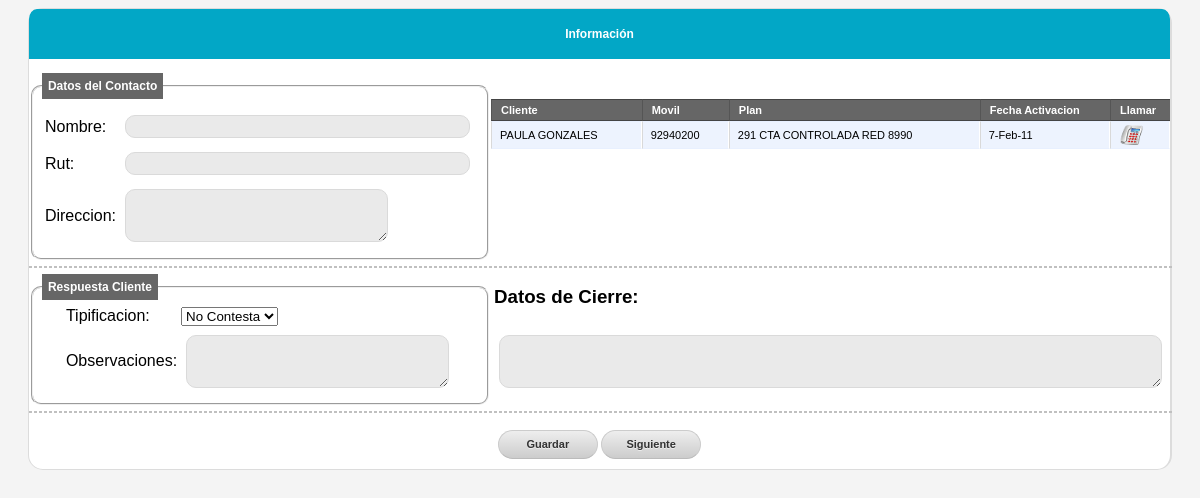
The page /Contenido.php (signed in) on the database its author committed.
### tables this page shows
CREATE TABLE `clientes` (
  `ID` int(11) NOT NULL AUTO_INCREMENT,
  `NOMBRE` varchar(50) NOT NULL,
  `APELLIDOS` varchar(50) NOT NULL,
  `RUT` varchar(30) NOT NULL,
  `DIRECCION` varchar(250) NOT NULL,
  `TELEFONO` varchar(20) NOT NULL,
  `FECHA_REGISTRO` varchar(20) NOT NULL,
  `ID_PLAN` int(11) NOT NULL,
  `VISIBLE` int(11) NOT NULL DEFAULT '0',
  PRIMARY KEY (`ID`),
  UNIQUE KEY `ID_PLAN` (`ID_PLAN`),
  UNIQUE KEY `ID_PLAN_2` (`ID_PLAN`)
);

CREATE TABLE `plan_clientes` (
  `ID` int(11) NOT NULL AUTO_INCREMENT,
  `NOMBRE_PLAN` varchar(50) NOT NULL,
  `FECHA_ACTIVACION` varchar(20) NOT NULL,
  `TELEFONO` varchar(20) NOT NULL,
  `ESTATUS` int(11) NOT NULL DEFAULT '0',
  PRIMARY KEY (`ID`)
);

### Contenido.php (the view, shortened to what this page needs)
<link href="css/Estilo.css" rel="stylesheet" type="text/css"/>
<?php
	include('Conexion_Abrir.php');
	$idUpdate = 0;
?>
<!DOCTYPE html PUBLIC "-//W3C//DTD XHTML 1.0 Transitional//EN"
"http://www.w3.org/TR/xhtml1/DTD/xhtml1-transitional.dtd">
<html xmlns="http://www.w3.org/1999/xhtml">
<head>
<link rel="stylesheet" href="css/tablasmostrar.css">
</head>
<body style="background-image: url(imagenes/Fondo.jpg);" onload="document.getElementById('loader').style.display='none';">
<center>
<form name="Contenido" id="Contenido" method="post" action="" onsubmit="ValidarRequeridos(); return false">
<table width='70%' border='0' class='ventanas' cellspacing='0' cellpadding='0'>
<tr>
	<td  colspan=2 class='tabla_ventanas' height='10' align='center'>Información</td>
</tr>
<tr>
<td>
<fieldset>
<legend><strong>Datos del Contacto</strong></legend>
<center>
<table border=0>
<tr>
<td colspan=2><input type="hidden" name="txtId" id="txtId"/></td>
</tr>
<tr>
<td>Nombre: </td><td><input type="text" disabled name="txtNombre" id="txtNombre" class="CajaTexto" size="40" x-webkit-speech="true"/></td>
</tr>
<tr>
<td>Rut: </td><td><input type="text" disabled name="txtRut" id="txtRut" class="CajaTexto" size="40" x-webkit-speech="true"/></td>
</tr>
<tr>
<td>Direccion: </td><td><textarea disabled name="txtDireccion" id="txtDireccion" class="CajaTexto" rows="3" cols="30"></textarea></td>
</tr>
</table>
</center>
</fieldset>
</td>
<td>
<table id="table" border=0 cellpadding="0" cellspacing="0">
<thead>
<tr>
<th>Cliente</th>
<th>Movil</th>
<th>Plan</th>
<th>Fecha Activacion</th>
<th>Llamar</th>
</thead>
<tbody id="tbody">
<?PHP
$contador = 0;
$sql      = "SELECT C.ID AS ID,C.NOMBRE AS NOMBRECLIENTE, C.APELLIDOS AS APELLIDOSCLIENTE, C.RUT AS RUT, C.TELEFONO AS TELEFONOCLIENTE, P.NOMBRE_PLAN AS NOMBRE_PLAN";
$sql      = $sql.", P.FECHA_ACTIVACION AS FECHA_ACTIVACION,C.DIRECCION as DIRECCION FROM clientes AS C INNER JOIN plan_clientes AS P ON C.ID_PLAN = P.ID  WHERE VISIBLE=0 ORDER BY RAND()
LIMIT 1";
$rs       = mysql_query($sql,$conexion);
if(mysql_num_rows($rs)!=0){
	while($rows = mysql_fetch_assoc($rs)){
		$contador	 = $contador + 1;
		$body		 = "odd";
		if($contador%2){$body="even";}
		$idUpdate = $rows['ID'];
		echo '<tr class="'.$body.'">';
		echo '<td>'.$rows['NOMBRECLIENTE'].' '.$rows['APELLIDOSCLIENTE'].'</td>';
		echo '<td>'.$rows['TELEFONOCLIENTE'].'</td>';
		echo '<td>'.$rows['NOMBRE_PLAN'].'</td>';
		echo '<td>'.$rows['FECHA_ACTIVACION'].'</td>';
		echo '<td>';
?>
		<img src="imagenes/phone-icon.png" style="cursor:pointer;" onclick="TraeDatosCliente('<?php echo $rows['NOMBRECLIENTE'].' '.$rows['APELLIDOSCLIENTE'];?>','<?php echo $rows['RUT']; ?>','<?php echo $rows['DIRECCION']; ?>','<?php echo $rows['ID']; ?>')" title= "LLAMAR A <?php echo $rows['TELEFONOCLIENTE']; ?>" width="25px" height="20px"/>
<?php
		echo '</td>';
		echo '</tr>';
	}
}
?>
</tbody>
</table>
<br/><br/><br/><br/><br/>
</td>
</tr>
<tr><td colspan="2"><hr/></td></tr>
<tr>
<td>
<fieldset>
<legend><strong>Respuesta Cliente</strong></legend>
<center>
<table>
<tr>
<td>Tipificacion: </td><td>
<select name="Tipificacion">
<?php
	$sqlx = "SELECT * FROM tipificacion Order by DESCRIPCION";
	$rsx  = mysql_query($sqlx,$conexion);
	if(mysql_num_rows($rsx)!=0){
		while($row = mysql_fetch_assoc($rsx)){
			echo "<option value='".$row['ID']."'>".$row['DESCRIPCION']."</option>";
		}
	}
?>
</select>
</td>
</tr>
<tr>
<td>Observaciones: </td><td><textarea name="txtObservacion" class="CajaTexto" rows="3" cols="30"></textarea></td>
</tr>
</table>
</center>
</fieldset>
</td>
<td>
<table>
<tr>
<td colspan="2"><h3>Datos de Cierre: </h3></td>
</tr>
<tr>
<td colspan="2"><textarea name="txtDatos" class="CajaTexto" rows="3" cols="80"></textarea></td>
</tr>
</table>
</td>
</tr>
<tr>
<td colspan=2 align='center'><hr/></td>
</tr>
<tr>
<td height='50' colspan=2 align='center'><button class="clean-gray"> Guardar </button> <button class="clean-gray" onclick="refresh(<?php echo $idUpdate; ?>);"> Siguiente </button> </td>
</tr>
</table>
</form>
</center>
</body>
</html>

### css/Estilo.css (style rules this page uses)
hr { border: 1px dashed #C0C0C0; height: 0; width: 100%; }
.tabla_ventanas { color: #ffffff; height:50px; border-right : #DCDCDC 0px solid; border-top : #DCDCDC 0px solid; border-bottom: #DCDCDC 0px solid; border-left : #DCDCDC 0px solid; font-style: normal; font-family: Arial; font-weight: BOLD; font-size: 12px; background-color: #02a7c6; padding-right : 0px; padding-left : 0px; padding-top : 0px; padding-bottom: 0px; border-collapse:separate; border-spacing:0px 0px 0px 0px; border-top-left-radius: 8px 10px; border-top-right-radius:8px 10px; }
.ventanas { border-right : #DCDCDC 2px solid; border-top : #DCDCDC 1px solid; border-bottom: #DCDCDC 1px solid; border-left : #DCDCDC 1px solid; font-style: normal; font-family: Arial; font-weight: normal; font-size: 12px; background-color: #ffffff; padding-right : 0px; padding-left : 0px; padding-top : 0px; padding-bottom: 0px; border-collapse:separate; border-spacing:0px 0px 0px 0px; border-radius: 5px 0px 0px 0px; -moz-border-radius: 5px 30px 45px 60px; -webkit-border-radius: 15px; }
.CajaTexto { display: inline-block; margin: 5px; border: 1px solid #dadada; background-color: #eaeaea; padding: 3px; color: #404040; -webkit-border-radius: 6px; -moz-border-radius: 6px; border-radius: 10px; }
button.clean-gray { background-color: #eeeeee; background-image: -webkit-gradient(linear, left top, left bottom, color-stop(0%, #eeeeee), color-stop(100%, #cccccc)); background-image: -webkit-linear-gradient(top, #eeeeee, #cccccc); background-image: -moz-linear-gradient(top, #eeeeee, #cccccc); background-image: -ms-linear-gradient(top, #eeeeee, #cccccc); background-image: -o-linear-gradient(top, #eeeeee, #cccccc); background-image: linear-gradient(top, #eeeeee, #cccccc); border: 1px solid #ccc; border-bottom: 1px solid #bbb; border-radius: 18px; color: #333; font: bold 11px/1 "Lucida Grande", "Lucida Sans Unicode", "Lucida Sans", Geneva, Verdana, sans-serif; padding: 8px 0; text-align: center; text-shadow: 0 1px 0 #eee; width: 100px; }

### css/tablasmostrar.css (style rules this page uses)
body { color: black; }
#table { -moz-user-select:none; cursor:default; font-family:Arial,sans-serif; font-size:11px; width:100%; }
#table th { background:#666666 none repeat scroll 0%; border-bottom:1px solid #444444; border-left:1px solid #555555; border-top:1px solid #444444; color:#FFFFFF; cursor:pointer; padding:4px 0pt 4px 9px; text-align:left; }
#table tr td { border-bottom:1px solid #FFFFFF; border-left:1px solid #D9D9D9; border-top:1px solid #FFFFFF; padding:3px 8px; }
#table tr.even td { background:#EDF3FE none repeat scroll 0%; border-bottom:1px solid #E8F0FF; border-right:1px solid #FFFFFF; border-top:1px solid #E8F0FF; }

### Contenido.php (style rules this page uses)
fieldset { -webkit-border-radius:10px;-moz-border-radius:10px;border-radius:10px; }
fieldset legend { background: #666; color:#fff; padding: 6px; font-weight: bold; }

### rows shown on the page
clientes: NOMBRE "PAULA", APELLIDOS "GONZALES", TELEFONO "92940200", plan_clientes.NOMBRE_PLAN "291 CTA CONTROLADA RED 8990", plan_clientes.FECHA_ACTIVACION "7-Feb-11"

### other values the page prints
form field Tipificacion "No Contesta"
